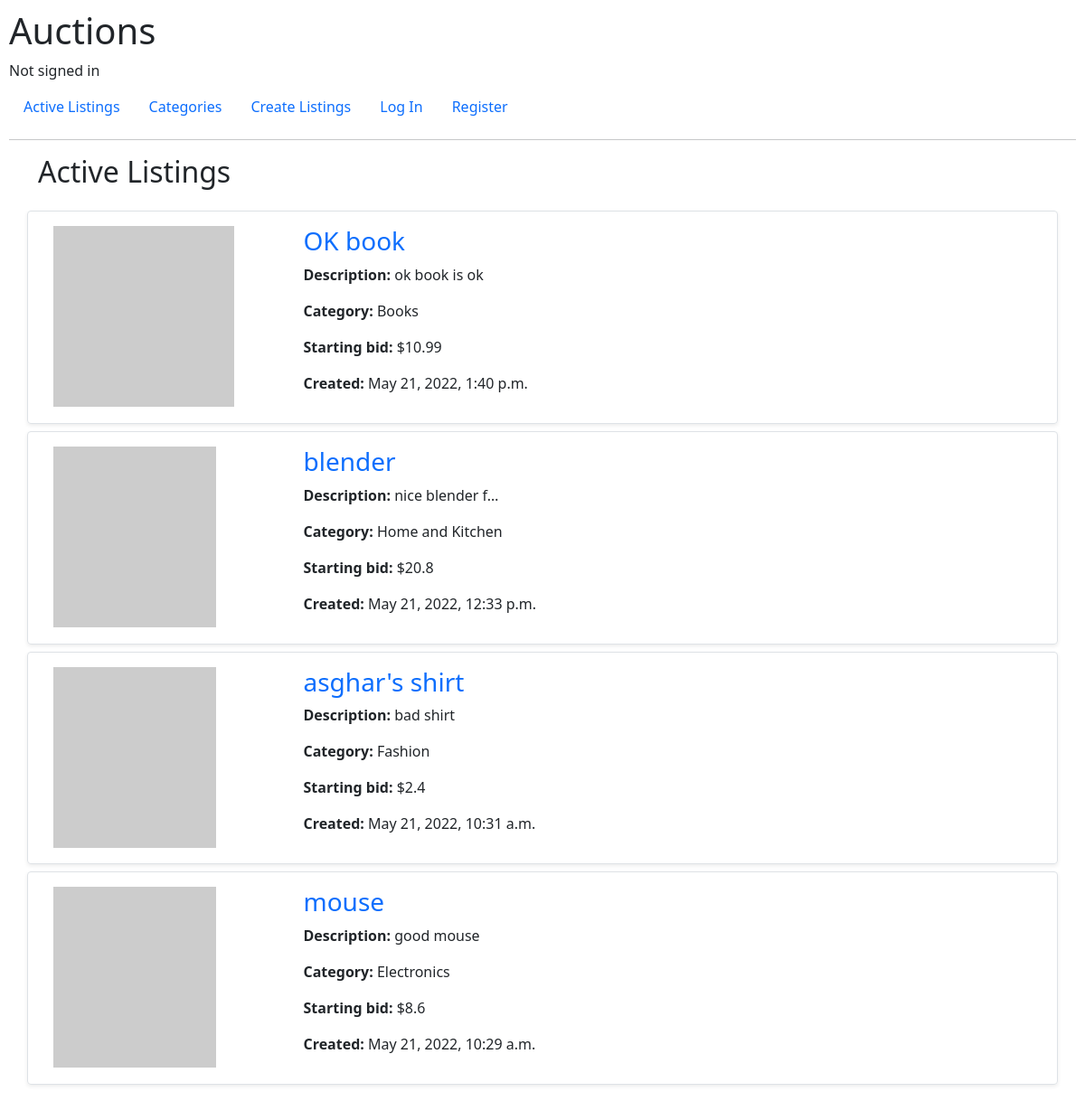
/, run on an earlier commit of the app's database.
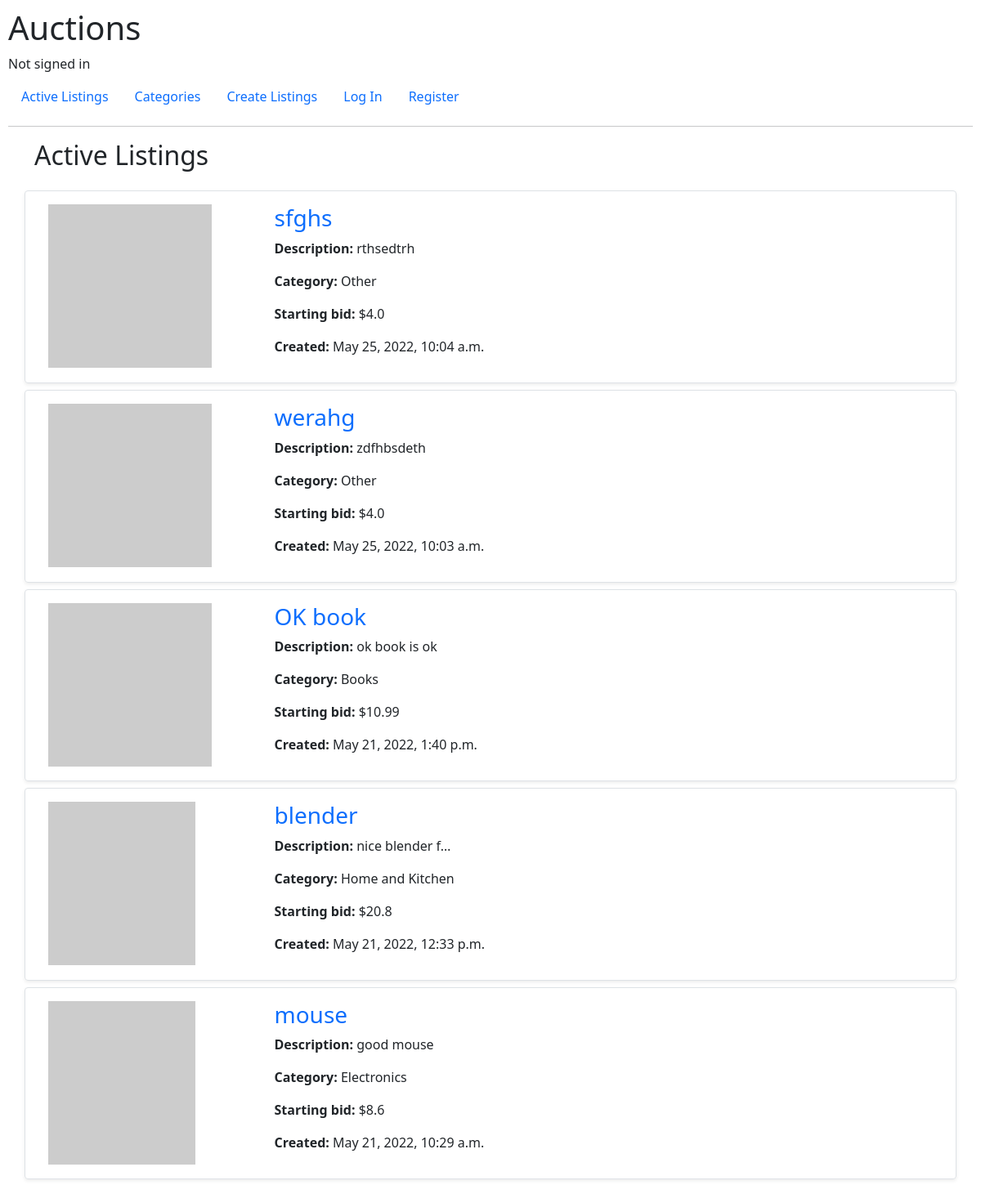
And on a later commit of the database.
### auctions/models.py (models this page shows, shortened)
class Listing(models.Model):
    title = models.CharField(max_length=255)
    description = models.TextField()
    starting_bid = models.FloatField(default=0)
    image_url = models.URLField()
    active = models.BooleanField(default=True)
    created_date = models.DateTimeField(auto_now_add=True)
    owner = models.ForeignKey(User, on_delete=models.SET_NULL, null=True, related_name="owner")
    category = models.ForeignKey(Category, on_delete=models.SET_NULL, null=True)

class Category(models.Model):
    title = models.CharField(max_length=255)
    code = models.CharField(max_length=255)
    def __str__(self):
        return f"{self.title}"

### auctions/views.py (the view)
# urls.py: path("", views.index, name="index"),
def index(request):
    listings = Listing.objects.all().filter(active=True).order_by('-created_date')
    return render(request, "auctions/index.html", {'listings': listings})

### auctions/templates/auctions/index.html
{% extends "auctions/layout.html" %}
{% block body %}
<div class="container">
    <h2 class="mb-4">Active Listings</h2>
    {% for listing in listings %}
    <div class="listing border rounded shadow-sm p-3 mb-2 row">
        <div class="col-lg-3 image">
            <img src="{{listing.image_url}}" alt="{{listing.title}}">
        </div>
        <div class="col-lg-9 info">
            <h3>
                <a class="text-decoration-none" href="{% url 'listing' listing.id %}">
                    {{listing.title}}
                </a>
            </h3>
            <p><strong>Description: </strong>{{listing.description|truncatechars:15 }}</p>
            <p><strong>Category: </strong>{{listing.category }}</p>
            <p><strong>Starting bid: </strong>${{listing.starting_bid}}</p>
            <p><strong>Created: </strong>{{listing.created_date}}</p>
        </div>
    </div>
    {% empty %}
        <h4>No listings</h4>
    {% endfor %}
</div>
{% endblock %}

### auctions/templates/auctions/layout.html (shortened to what this page needs)
{% load static %}
<!DOCTYPE html>
<html lang="en">
    <head>
        <link href="https://cdn.jsdelivr.net/npm/bootstrap@5.0.2/dist/css/bootstrap.min.css" rel="stylesheet">
        <link href="{% static 'auctions/styles.css' %}" rel="stylesheet">
    </head>
    <body>
        <h1>Auctions</h1>
        <div>
            {% if user.is_authenticated %}
                Signed in as <strong>{{ user.username }}</strong>
            {% else %}
                Not signed in
            {% endif %}
        </div>
        <ul class="nav pt-2">
            <li class="nav-item">
                <a class="nav-link" href="{% url 'index' %}">Active Listings</a>
            </li>
            <li class="nav-item">
                <a class="nav-link" href="{% url 'categories' %}">Categories</a>
            </li>
            <li class="nav-item">
                <a class="nav-link" href="{% url 'create' %}">Create Listings</a>
            </li>
            {% if user.is_authenticated %}
                <li class="nav-item">
                    <a class="nav-link" href="{% url 'logout' %}">Log Out</a>
                </li>
                <li class="nav-item">
                    <a class="nav-link" href="{% url 'watchlist' %}">Watchlist</a>
                </li>
            {% else %}
                <li class="nav-item">
                    <a class="nav-link" href="{% url 'login' %}">Log In</a>
                </li>
                <li class="nav-item">
                    <a class="nav-link" href="{% url 'register' %}">Register</a>
                </li>
            {% endif %}
        </ul>
        <hr>
        {% block body %}
        {% endblock %}
    </body>
</html>

### auctions/static/auctions/styles.css (style rules this page uses)
body { padding: 10px; }

What changed in the data, as far as the page shows it:
no longer on this page (row edited): Listing: title "asghar's shirt", description "bad shirt", category "Fashion", starting_bid "2.4", created_date "May 21, 2022, 10:31 a.m."
added Listing: title "sfghs", description "rthsedtrh", category "Other", starting_bid "4.0", created_date "May 25, 2022, 10:04 a.m."
added Listing: title "werahg", description "zdfhbsdeth", category "Other", starting_bid "4.0", created_date "May 25, 2022, 10:03 a.m."
